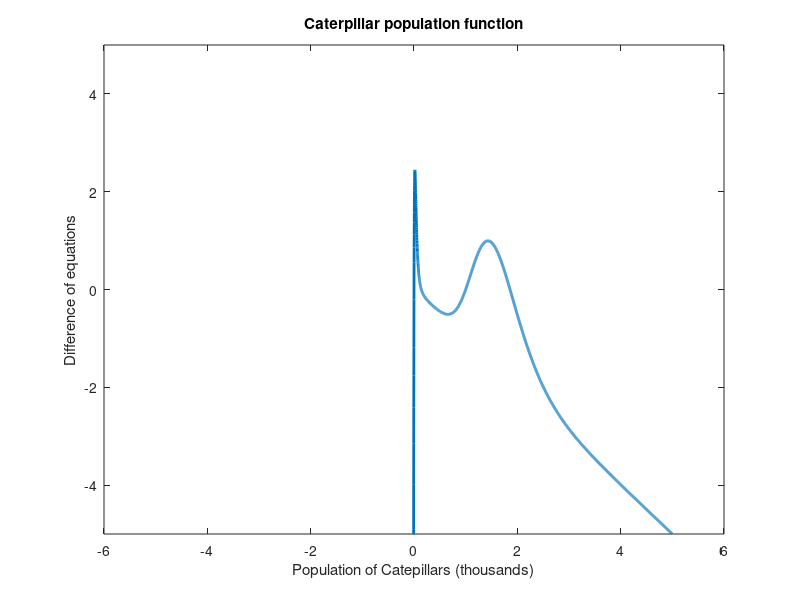

The MATLAB script that drew this image: (Note: this script raises an error after producing the figure.)
% Tanner Huck    
% Math 301 B
% 4/14/2002;
% Homework 2 Writeup

clear; clc; close all;

%% Question 1
% part a
% The root finding problem that we need to solve to find the two values 
% that the population oscillates between is 
% 0 = x.*(exp(6-((3.*(x.*(1+exp(3.*(1-x))))))))-x.

% part b
% Ploting the function and seeing approximately where the roots are to make
% guesses with the fzero funciton
f = @(x) x.*(exp(6-((3.*(x.*(1+exp(3.*(1-x))))))))-x;
x = linspace(-5, 5, 10000);
plot(x, f(x), "LineWidth", 2)
ylim([-5,5])
title('Caterpillar population function')
xlabel('Population of Catepillars (thousands)') 
ylabel('Difference of equations')
% From the plot we see that the roots are around 0.5 and 2

% part c 
% first root x_1 using fzero
x_1_exact = fzero(f, 0.5);

% part d
% first finding  root x_2 using fzero
x_2_exact = fzero(f, 2);

% part e
% Looking at the graph to determine good intervals for a bisection method
% to find the roots x_1 and x_2. An interval for x_1 would be [0.1,0.5] and
% an interval for x_2 would be [1,2]

% part f
% Calculating the roots x_1 and x_2 using the bisection method
% using bisection method to find the root x_1, how many steps it took to
% get there, and creating a vector of each calulated midpoint
[x_1_biValues, x_1_biIterations, x_1_biMidpointsVector] = bisection(...
    @(x) x.*(exp(6-((3.*(x.*(1+exp(3.*(1-x))))))))-x, 0.1, 0.5, 10.^-12);
% Fixing the midpoint vector to the correct number of elements, how many
% steps we acually took
x_1_biMidpointsVector = x_1_biMidpointsVector(1:x_1_biIterations);
% Creating a vector with the error of each midpoint compared to the exact
% value
x_1_biErrorVector = abs(x_1_exact - x_1_biMidpointsVector);

% Now doing all the same things for root x_2
[x_2_biValues, x_2_biIterations, x_2_biMidpointsVector] = bisection(...
    @(x) x.*(exp(6-((3.*(x.*(1+exp(3.*(1-x))))))))-x, 1, 2, 10.^-12);
x_2_biMidpointsVector = x_2_biMidpointsVector(1:x_2_biIterations);
x_2_biErrorVector = abs(x_2_exact - x_2_biMidpointsVector);

% part g
% Now if we want to find the roots again using newtons method instead of
% bisection, looking at our grah, we can use initial guesses of 0.1 and 2
% for roots x_1 and x_2 respectivily. 

% part h 
% Using newtons method to find the root x_1
% The derivative of the function
df = @(x) -1+exp(6-3.*x.*(1+exp(3-3.*x)))-(3.*exp(6-3.*x.*(1+exp(3-3.*x))) ...
    .*x.*(-3.*x.*exp(-3.*x+3)+exp(-3.*x+3)+1));
% Tolerance used for the newtons method function
tol = 10.^-12; 
% Initial guess
x_1_nwFinalVal = 0.1; 
% Newtons method in a for loop
for i = 1:100
    if (abs(f(x_1_nwFinalVal)) >= tol) 
        x_1_nwErrorVector(i) = abs(x_1_exact - x_1_nwFinalVal); % Finds the
        % error of each guess
        % Calculates each new guess
        x_1_nwFinalVal = x_1_nwFinalVal - (f(x_1_nwFinalVal)/(df(x_1_nwFinalVal))); 
        x_1_nwGuess(i) = x_1_nwFinalVal; % Saves each guess
    else
        % Saves the number of steps
        step = i;
        % Includes the last guess in the error vector
        x_1_nwErrorVector(i) = abs(x_1_exact - x_1_nwFinalVal);
        break
    end
end

% Save newtons method but for the x_2 root
x_2_nwFinalVal = 2; 
for j = 1:100
    if (abs(f(x_2_nwFinalVal)) >= tol) 
        x_2_nwErrorVector(j) = abs(x_2_exact - x_2_nwFinalVal); 
        x_2_nwFinalVal = x_2_nwFinalVal - (f(x_2_nwFinalVal)/(df(x_2_nwFinalVal))); 
        x_2_nwGuess(j) = x_2_nwFinalVal; 
    else
        step = j;
        x_2_nwErrorVector(j) = abs(x_2_exact - x_2_nwFinalVal);
        break
    end
end



%% Ploting
figure; % Figure 2
% Bisection method for x_1
plot((1:x_1_biIterations), x_1_biErrorVector,'k+') 
hold on
% Newtons method for x_1
plot(0:length(x_1_nwGuess), x_1_nwErrorVector, 'g*')
% Adding lables, title, changing font, and creating a legend
xlabel('number of iterations”') 
ylabel('error')
title('Error for finding x_1')
set(gca, 'FontSize', 15)
legend('Bisection Method','Newtons Method','Location', 'NorthEast')

figure; % Figure 3
% Same code, but for x_2 instead of x_1
plot((1:x_2_biIterations), x_2_biErrorVector,'k+')
hold on
plot(0:length(x_2_nwGuess), x_2_nwErrorVector, 'g*')
xlabel('number of iterations”') 
ylabel('error')
title('Error for finding x_2')
set(gca, 'FontSize', 15)
legend('Bisection Method','Newtons Method','Location', 'NorthEast')


%% Question 2
figure; % Figure 4
% Same code as figures 2 and 3, but with semilogy instead of plot
semilogy((1:x_1_biIterations), x_1_biErrorVector,'k+') 
hold on
semilogy(0:length(x_1_nwGuess), x_1_nwErrorVector, 'g*')
xlabel('number of iterations”') 
ylabel('error')
title('Error for finding x_1 (logarithmic scale)')
set(gca, 'FontSize', 15)
legend('Bisection Method','Newtons Method','Location', 'NorthEast')

figure; % Figure 6
% Same code as figure 5 but with x_2
semilogy((1:x_2_biIterations), x_2_biErrorVector,'k+')
hold on
semilogy(0:length(x_2_nwGuess), x_2_nwErrorVector, 'g*')
xlabel('number of iterations”') 
ylabel('error')
title('Error for finding x_2 (logarithmic scale)')
set(gca, 'FontSize', 15)
legend('Bisection Method','Newtons Method','Location', 'NorthEast')

% part a
% I believe that newtons method is better preforming for this equation. I
% believe this because it reaches the root more efficiently than
% the bisection method. As we can see from the graph, it only takes newtons
% method around 5 or 6 steps to rech the root, whereas it takes the
% bisection 10+ steps to reach the root. I have also found that the newtons
% method will run much faster on matlab. When I compare how quickly matlab
% can run bisection method vs newtons method, newtons method will complete
% running a noticable amount faster. Overall, newtons method is better
% preforming than the bisection method beause it is more efficient and
% faster at finding roots.





%% Functions
% Function for bisections
function [root_value, iterations, midpointsVector] = bisection(fun, left, ...
    right, tol)
    midpointsVector = (1:1000);
    for k = 1:1000
        mid = (left + right)/2; % Finds the midpoint between two points 
        midpointsVector(k) = mid; 
        if abs(fun(mid)) < tol % If the midpoint is whithin our tol, we 
            % say this is our root value
            root_value = mid; 
            iterations = k; % Setting k to how many steps it took to find 
            % the root
            break % Stop, because we found our root
        elseif fun(left)*fun(mid)<0 
            right = mid;
            % Otherwise, if the point to the left of the mid point we set 
            % the mid to the new right point
        elseif fun(mid)*fun(right)<0 
            left = mid;
            % Otherwise, if the point to the right of the mid point we set 
            % the mid to the new left point
        else
            break
            % If it does none of these things it will stop and display no
            % root found
        end
    end
end











